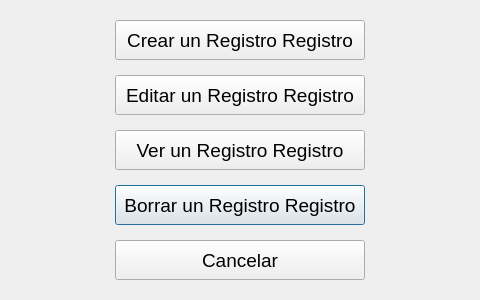
<?xml version="1.0" encoding="UTF-8"?>
<ui version="4.0">
 <class>ventanaCrud</class>
 <widget class="QDialog" name="ventanaCrud">
  <property name="geometry">
   <rect>
    <x>0</x>
    <y>0</y>
    <width>480</width>
    <height>300</height>
   </rect>
  </property>
  <property name="minimumSize">
   <size>
    <width>480</width>
    <height>300</height>
   </size>
  </property>
  <property name="maximumSize">
   <size>
    <width>480</width>
    <height>300</height>
   </size>
  </property>
  <property name="windowTitle">
   <string>Dialog</string>
  </property>
  <layout class="QGridLayout" name="gridLayout">
   <item row="6" column="1">
    <widget class="QPushButton" name="borrarRegistro">
     <property name="minimumSize">
      <size>
       <width>250</width>
       <height>40</height>
      </size>
     </property>
     <property name="maximumSize">
      <size>
       <width>250</width>
       <height>40</height>
      </size>
     </property>
     <property name="sizeIncrement">
      <size>
       <width>4</width>
       <height>4</height>
      </size>
     </property>
     <property name="font">
      <font>
       <pointsize>14</pointsize>
      </font>
     </property>
     <property name="cursor">
      <cursorShape>PointingHandCursor</cursorShape>
     </property>
     <property name="text">
      <string>Borrar un Registro Registro</string>
     </property>
    </widget>
   </item>
   <item row="7" column="0">
    <spacer name="horizontalSpacer_9">
     <property name="orientation">
      <enum>Qt::Horizontal</enum>
     </property>
     <property name="sizeHint" stdset="0">
      <size>
       <width>107</width>
       <height>20</height>
      </size>
     </property>
    </spacer>
   </item>
   <item row="0" column="0">
    <spacer name="horizontalSpacer">
     <property name="orientation">
      <enum>Qt::Horizontal</enum>
     </property>
     <property name="sizeHint" stdset="0">
      <size>
       <width>107</width>
       <height>20</height>
      </size>
     </property>
    </spacer>
   </item>
   <item row="6" column="2">
    <spacer name="horizontalSpacer_8">
     <property name="orientation">
      <enum>Qt::Horizontal</enum>
     </property>
     <property name="sizeHint" stdset="0">
      <size>
       <width>107</width>
       <height>20</height>
      </size>
     </property>
    </spacer>
   </item>
   <item row="7" column="2">
    <spacer name="horizontalSpacer_10">
     <property name="orientation">
      <enum>Qt::Horizontal</enum>
     </property>
     <property name="sizeHint" stdset="0">
      <size>
       <width>107</width>
       <height>20</height>
      </size>
     </property>
    </spacer>
   </item>
   <item row="6" column="0">
    <spacer name="horizontalSpacer_7">
     <property name="orientation">
      <enum>Qt::Horizontal</enum>
     </property>
     <property name="sizeHint" stdset="0">
      <size>
       <width>107</width>
       <height>20</height>
      </size>
     </property>
    </spacer>
   </item>
   <item row="2" column="2">
    <spacer name="horizontalSpacer_5">
     <property name="orientation">
      <enum>Qt::Horizontal</enum>
     </property>
     <property name="sizeHint" stdset="0">
      <size>
       <width>107</width>
       <height>20</height>
      </size>
     </property>
    </spacer>
   </item>
   <item row="7" column="1">
    <widget class="QPushButton" name="cancelar">
     <property name="minimumSize">
      <size>
       <width>250</width>
       <height>40</height>
      </size>
     </property>
     <property name="maximumSize">
      <size>
       <width>250</width>
       <height>40</height>
      </size>
     </property>
     <property name="sizeIncrement">
      <size>
       <width>4</width>
       <height>4</height>
      </size>
     </property>
     <property name="font">
      <font>
       <pointsize>14</pointsize>
      </font>
     </property>
     <property name="cursor">
      <cursorShape>PointingHandCursor</cursorShape>
     </property>
     <property name="text">
      <string>Cancelar</string>
     </property>
    </widget>
   </item>
   <item row="0" column="1">
    <widget class="QPushButton" name="crearRegistro">
     <property name="minimumSize">
      <size>
       <width>250</width>
       <height>40</height>
      </size>
     </property>
     <property name="maximumSize">
      <size>
       <width>250</width>
       <height>40</height>
      </size>
     </property>
     <property name="sizeIncrement">
      <size>
       <width>4</width>
       <height>4</height>
      </size>
     </property>
     <property name="font">
      <font>
       <pointsize>14</pointsize>
      </font>
     </property>
     <property name="cursor">
      <cursorShape>PointingHandCursor</cursorShape>
     </property>
     <property name="text">
      <string>Crear un Registro Registro</string>
     </property>
    </widget>
   </item>
   <item row="2" column="1">
    <widget class="QPushButton" name="editarRegistro">
     <property name="minimumSize">
      <size>
       <width>250</width>
       <height>40</height>
      </size>
     </property>
     <property name="maximumSize">
      <size>
       <width>250</width>
       <height>40</height>
      </size>
     </property>
     <property name="sizeIncrement">
      <size>
       <width>4</width>
       <height>4</height>
      </size>
     </property>
     <property name="font">
      <font>
       <pointsize>14</pointsize>
      </font>
     </property>
     <property name="cursor">
      <cursorShape>PointingHandCursor</cursorShape>
     </property>
     <property name="text">
      <string>Editar un Registro Registro</string>
     </property>
    </widget>
   </item>
   <item row="0" column="2">
    <spacer name="horizontalSpacer_2">
     <property name="orientation">
      <enum>Qt::Horizontal</enum>
     </property>
     <property name="sizeHint" stdset="0">
      <size>
       <width>107</width>
       <height>20</height>
      </size>
     </property>
    </spacer>
   </item>
   <item row="2" column="0">
    <spacer name="horizontalSpacer_6">
     <property name="orientation">
      <enum>Qt::Horizontal</enum>
     </property>
     <property name="sizeHint" stdset="0">
      <size>
       <width>107</width>
       <height>20</height>
      </size>
     </property>
    </spacer>
   </item>
   <item row="3" column="1">
    <widget class="QPushButton" name="verRegistro">
     <property name="minimumSize">
      <size>
       <width>250</width>
       <height>40</height>
      </size>
     </property>
     <property name="maximumSize">
      <size>
       <width>250</width>
       <height>40</height>
      </size>
     </property>
     <property name="sizeIncrement">
      <size>
       <width>4</width>
       <height>4</height>
      </size>
     </property>
     <property name="font">
      <font>
       <pointsize>14</pointsize>
      </font>
     </property>
     <property name="cursor">
      <cursorShape>PointingHandCursor</cursorShape>
     </property>
     <property name="text">
      <string>Ver un Registro Registro</string>
     </property>
    </widget>
   </item>
   <item row="3" column="0">
    <spacer name="horizontalSpacer_4">
     <property name="orientation">
      <enum>Qt::Horizontal</enum>
     </property>
     <property name="sizeHint" stdset="0">
      <size>
       <width>107</width>
       <height>20</height>
      </size>
     </property>
    </spacer>
   </item>
   <item row="3" column="2">
    <spacer name="horizontalSpacer_3">
     <property name="orientation">
      <enum>Qt::Horizontal</enum>
     </property>
     <property name="sizeHint" stdset="0">
      <size>
       <width>107</width>
       <height>20</height>
      </size>
     </property>
    </spacer>
   </item>
  </layout>
 </widget>
 <resources/>
 <connections/>
</ui>
